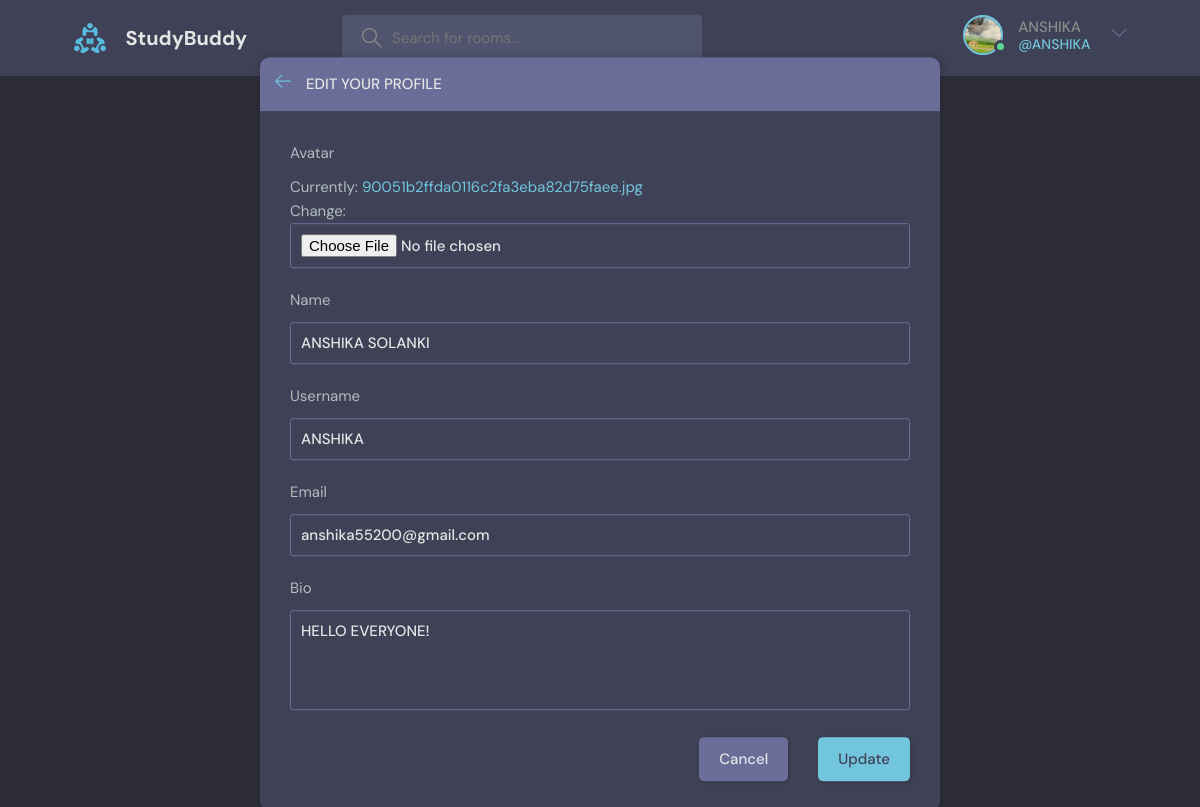
The page /update-user/ (signed in) on the database its author committed.
### base/models.py (models this page shows)
class User(AbstractUser):
    name = models.CharField(max_length=200, null=True)
    email = models.EmailField(unique=True,  null=True)
    bio = models.TextField(null=True)
    avatar = models.ImageField(null=True, default="avatar.svg")
    USERNAME_FIELD = 'email'
    REQUIRED_FIELDS = []

### base/views.py (the view)
# urls.py: path('update-user/',views.updateUser,name= "update-user"),
@login_required(login_url='login')
def updateUser(request):
    user = request.user
    form = UserForm(instance=user)
    if request.method == 'POST':
        form = UserForm(request.POST, request.FILES, instance=user)
        if form.is_valid():
            form.save()
            return redirect('user-profile', pk=user.id)
    return render(request, 'base/update-user.html', {'form' : form})

### base/forms.py
class UserForm(ModelForm):
    class Meta:
        model = User
        fields = ['avatar', 'name', 'username', 'email', 'bio']

### templates/base/update-user.html (shortened to what this page needs)
{% extends 'main.html' %}
{% block content %}
    <main class="update-account layout">
        <div class="container">
            <div class="layout__box">
                <div class="layout__boxHeader">
                    <div class="layout__boxTitle">
                        <a href="{% url 'home' %}">
                            <svg version="1.1" xmlns="http://www.w3.org/2000/svg" width="32" height="32"
                                viewBox="0 0 32 32">
                                <title>arrow-left</title>
                                <path
                                    d="M13.723 2.286l-13.723 13.714 13.719 13.714 1.616-1.611-10.96-10.96h27.625v-2.286h-27.625l10.965-10.965-1.616-1.607z">
                                </path>
                            </svg>
                        </a>
                        <h3>Edit your profile</h3>
                    </div>
                </div>
                <div class="layout__body">
                    <form class="form" action="" method="POST" enctype="multipart/form-data">
                        {% for field in form %}
                        <div class="form__group">
                            <label for="profile_pic">{{field.label}}</label>
                            {{field}}
                        </div>
                        {% endfor %}
                        <div class="form__action">
                            <a class="btn btn--dark" href="{% url 'home' %}">Cancel</a>
                            <button class="btn btn--main" type="submit">Update</button>
                        </div>
                    </form>
                </div>
            </div>
        </div>
    </main>
{% endblock content %}

### templates/navbar.html (shortened to what this page needs)
{% load static %}
<header class="header header--loggedIn">
    <div class="container">
      <a href="{% url 'home' %}" class="header__logo">
        <img src="{% static 'images/logo.svg' %}" />
        <h1>StudyBuddy</h1>
      </a>
      <form class="header__search" method="GET" action="{% url 'home' %}">
        <label>
          <input name="q" placeholder="Search for rooms..." />
        </label>
      </form>
      <nav class="header__menu">
        {% if request.user.is_authenticated %}
        <div class="header__user">
          <a href="{% url 'update-user' %}">
            <div class="avatar avatar--medium active">
              <img src="{{request.user.avatar.url}}" />
            </div>
            <p>{{request.user.username}} <span>@{{request.user.username}}</span></p>
          </a>
          <button class="dropdown-button">
            <svg version="1.1" xmlns="http://www.w3.org/2000/svg" width="32" height="32" viewBox="0 0 32 32">
              <title>chevron-down</title>
              <path d="M16 21l-13-13h-3l16 16 16-16h-3l-13 13z"></path>
            </svg>
          </button>
        </div>
        {% else %}
        <a href="{% url 'login' %}">
          <img src="{% static 'images/avatar.svg' %}" />
          <p>Login</p>
        </a>
        {% endif %}
      </nav>
    </div>
</header>

### rows shown on the page
User: user.avatar (picture), user.username "ANSHIKA", form "ANSHIKA SOLANKI" "ANSHIKA" "anshika55200@gmail.com" "HELLO EVERYONE!"

### other values the page prints
{{ field.label }} "Avatar" "Name" "Username" "Email" "Bio"
